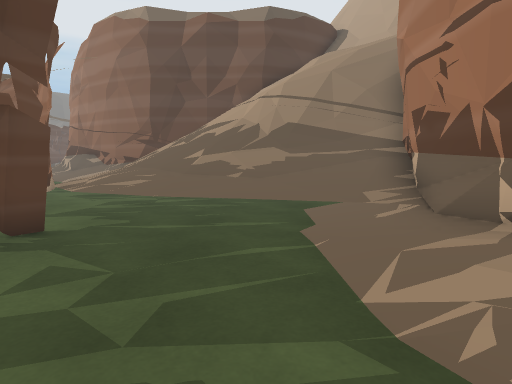
view 1 (above)

16 first-person views from a walk through a scene from a Unity 3-D project. The camera is 1.2 m above the floor, tilts 6° down and sees 75° across. The floor is counted in squares, 1 m on a side. Each view is taken from the middle of a square. On the plan, view 1 faces up. The plan holds only what a view shows up to about 14 squares ahead; the rest is blank. The place goes on beyond the plan. The player character is not drawn. Door leaves are left out, so doorways stand open.

view 2
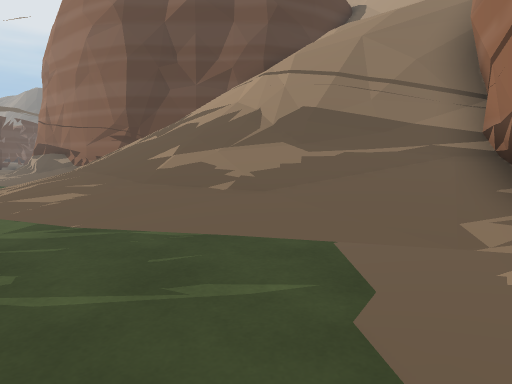

view 3
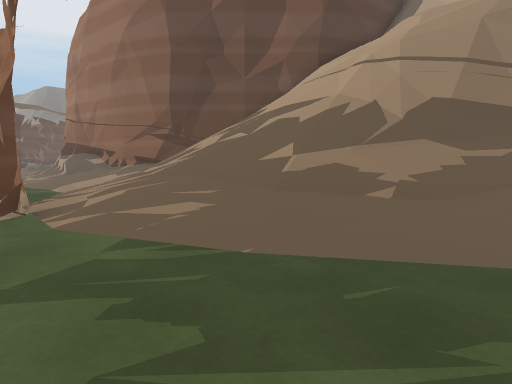

view 4
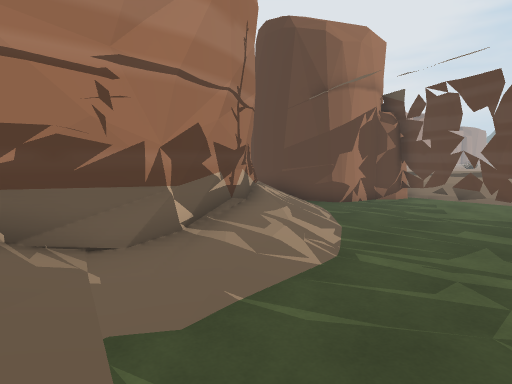

view 5
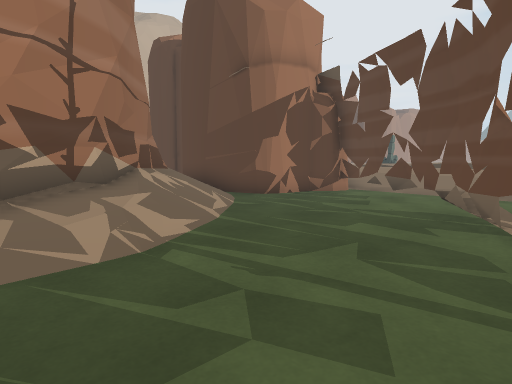

view 6
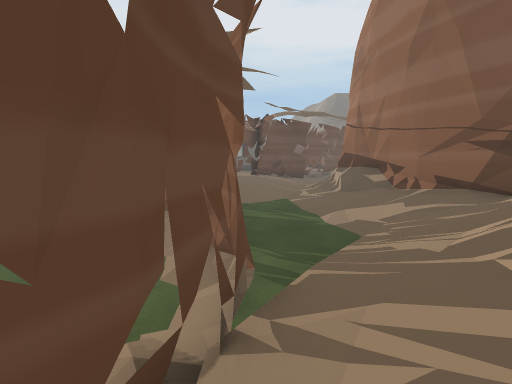

view 7
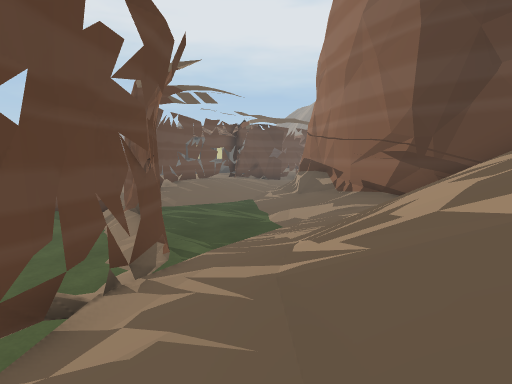

view 8
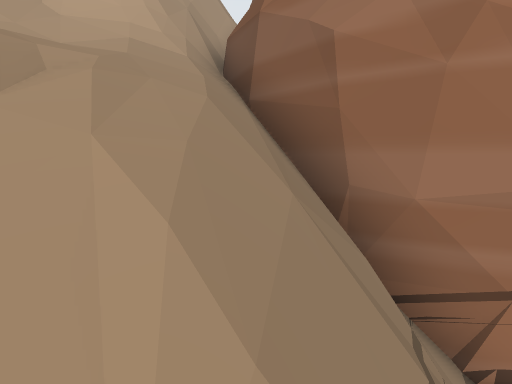

view 9
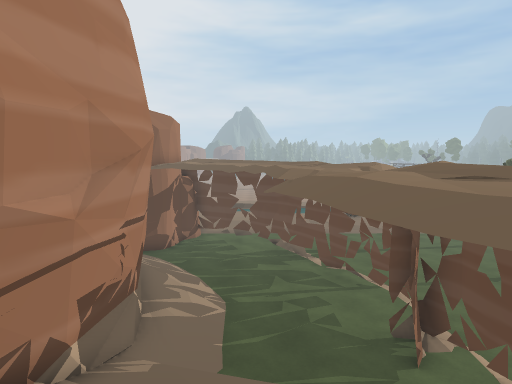

view 10
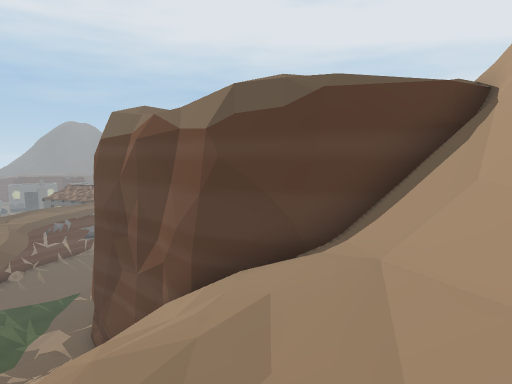

view 11
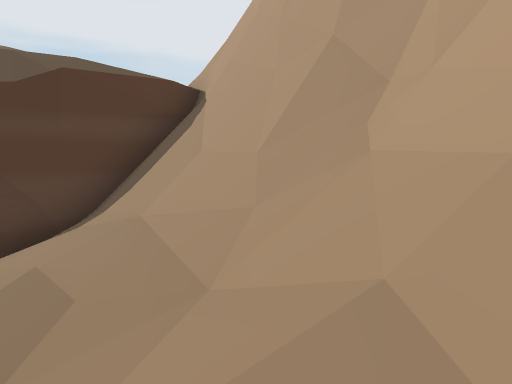

view 12
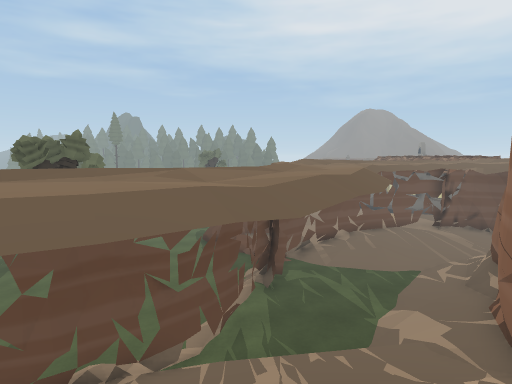

view 13
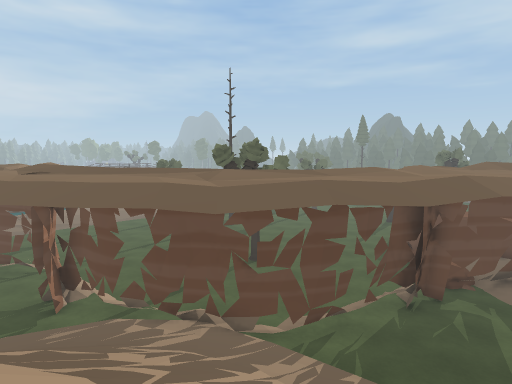

view 14
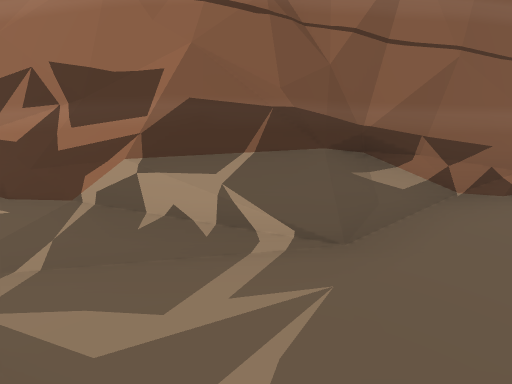

view 15
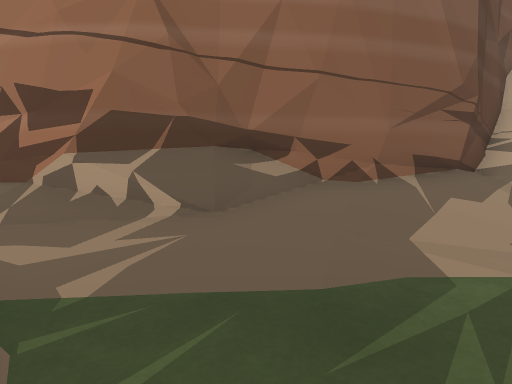

view 16
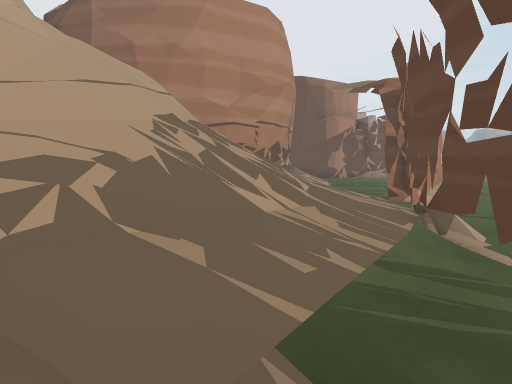

### Floor plan
Key: @ floor where view 1 was taken; # wall or solid block; x gap in a wall; . main floor; : floor 0.5 m higher than the main floor; + floor 0.75 m higher than the main floor; / step, stairs or slope; = window, fence, low wall or low ledge; ^ raised ledge; v drop or lower ground; T thing the floor can be seen under or through; R tree; O other object.
Columns run from 13 left of view 1 to 12 right of it. Each row starts with its distance up from view 1.
 22  #v
 21 /##              /#v
 20 //##             /##
 19 .//###  //       v##
 18 /.///## //  //###x=#^
 17 /..///#########////^^
 16 ..../////// ///////=^^
 15 ......//////////////=^
 14 ......./////////////=^
 13 ###....//////////////=^^v
 12 ..###T./////////////=####v
 11 .....TT///////////####
 10 ......TT//////==####
  9 .......T#///=//==#
  8  .......#///////O#
  7   ......##//////##
  6   R......#...///#
  5   ...  ..#......#
  4  ...  ...#......#
  3  ..   ...#.....:##
  2        ..#...../:#
  1        ..##....//##
  0        ...#..@..//##
 -1         ..# ....///##
 -2            T.....///=
 -3            TT......###
 -4            .TT...###
 -5            ..TT..#
 -6            ...TT##
 -7            /....#
 -8             /////
 -9                ++

Where each view was taken, in squares from view 1:
view 1: 0 up, 0 right, facing up
view 2: 3 up, 0 right, facing up
view 3: 4 up, 2 left, facing up
view 4: 7 up, 2 left, facing down-right
view 5: 4 up, 3 left, facing down-right
view 6: 8 up, 4 left, facing up-left
view 7: 8 up, 2 left, facing up-left
view 8: 11 up, 0 right, facing right
view 9: 12 up, 0 right, facing down
view 10: 13 up, 6 right, facing up-left
view 11: 12 up, 6 right, facing up
view 12: 12 up, 0 right, facing left
view 13: 16 up, 1 left, facing down-left
view 14: 17 up, 13 left, facing up-right
view 15: 15 up, 13 left, facing up-right
view 16: 16 up, 8 left, facing down-right
